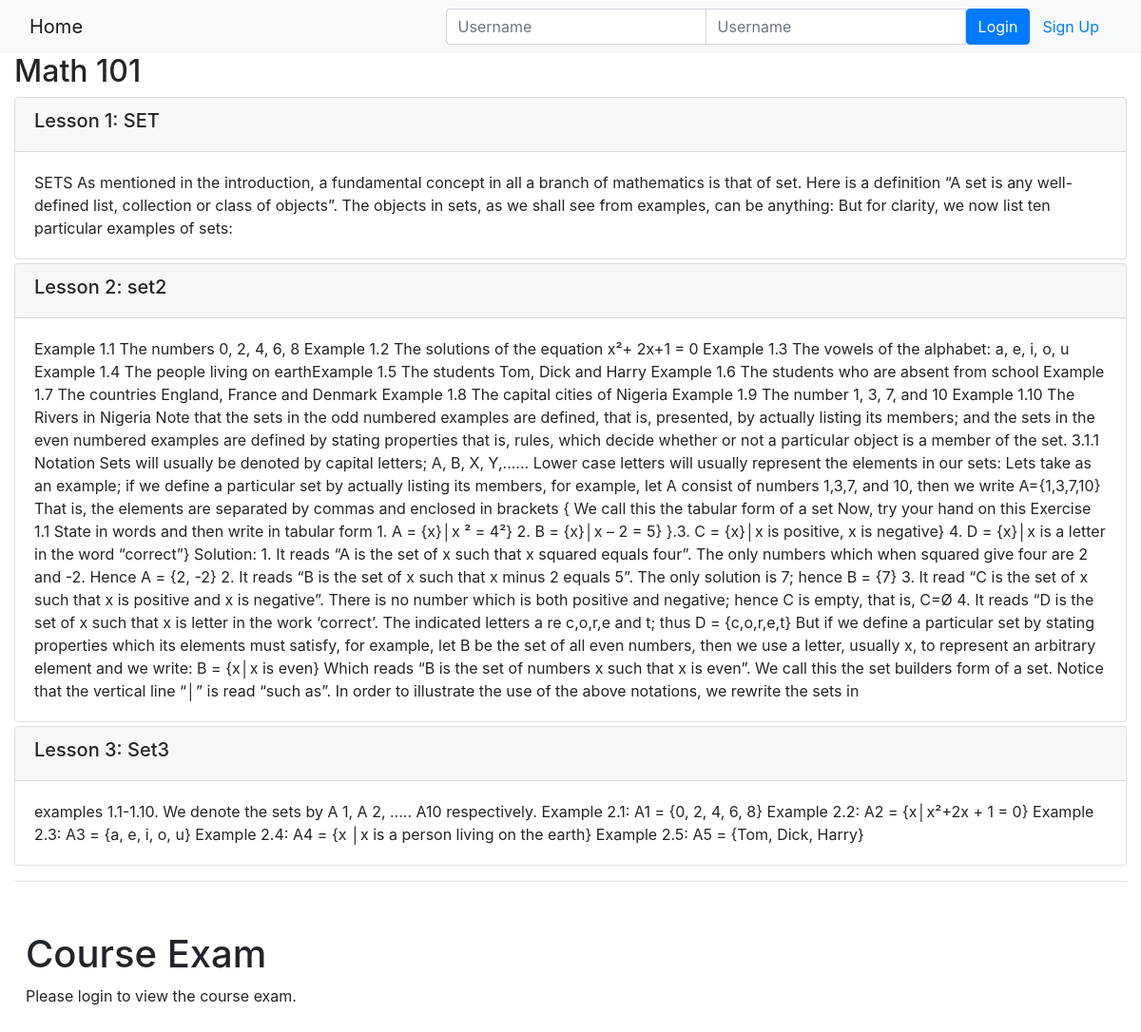
Page /onlinecourse/1/ on the committed database.
### onlinecourse/models.py (models this page shows, shortened)
class Course(models.Model):
    name = models.CharField(null=False, max_length=30, default='online course')
    image = models.ImageField(upload_to='course_images/')
    description = models.CharField(max_length=1000)
    pub_date = models.DateField(null=True)
    instructors = models.ManyToManyField(Instructor)
    users = models.ManyToManyField(settings.AUTH_USER_MODEL, through='Enrollment')
    total_enrollment = models.IntegerField(default=0)
    is_enrolled = False

class Lesson(models.Model):
    title = models.CharField(max_length=200, default="title")
    order = models.IntegerField(default=0)
    course = models.ForeignKey(Course, on_delete=models.CASCADE)
    content = models.TextField()

### onlinecourse/views.py (the view)
# urls.py: path('<int:pk>/', views.CourseDetailView.as_view(), name='course_details'),
class CourseDetailView(generic.DetailView):
    model = Course
    template_name = 'onlinecourse/course_detail_bootstrap.html'
    def get_context_data(self, **kwargs):
        context = super().get_context_data(**kwargs)
        course = self.get_object()
        context['questions'] =course.question_set.all()# Question.objects.filter(course=self.kwargs['pk'])
        return context

### onlinecourse/templates/onlinecourse/course_detail_bootstrap.html (shortened to what this page needs)
<!DOCTYPE html>
<html lang="en">
<head>
     {% load static %}
    <link rel="stylesheet" href="https://maxcdn.bootstrapcdn.com/bootstrap/4.5.2/css/bootstrap.min.css">
</head>
<body>
    <nav class="navbar navbar-light bg-light">
        <div class="container-fluid">
            <div class="navbar-header">
                  <a class="navbar-brand" href="{% url 'onlinecourse:index' %}">Home</a>
            </div>
            <ul class="nav navbar-nav navbar-right">
                {% if user.is_authenticated %}
                <li>
                    <a class="btn btn-link" href="#">{{ user.first_name }}({{ user.username }})</a>
                    <a class="btn btn-link" href="{% url 'onlinecourse:logout' %}">Logout</a>
                </li>
                {% else %}
                <li>
                    <form class="form-inline" action="{% url 'onlinecourse:login' %}" method="post">
                        <div class="input-group">
                            <input type="text" class="form-control" placeholder="Username" name="username" >
                            <input type="password" class="form-control" placeholder="Username" name="psw" >
                            <button class="btn btn-primary" type="submit">Login</button>
                            <a class="btn btn-link" href="{% url 'onlinecourse:registration' %}">Sign Up</a>
                        </div>
                    </form>
                </li>
                {% endif %}
            </ul>
        </div>
    </nav>
    <div class="container-fluid">
            <h2>{{ course.name }}</h2>
            <div class="card-columns-vertical">
                {% for lesson in course.lesson_set.all %}
                    <div class="card mt-1">
                        <div class="card-header"><h5>Lesson {{lesson.order|add:1}}: {{lesson.title}}</h5></div>
                        <div class="card-body">{{lesson.content}}</div>
                    </div>
                {% endfor %}
            </div>
<hr>
<br>
<div class="container-fluid m-1 p-2">
  <h1>Course Exam</h1>
  {% if user.is_authenticated %}
    <form action="{% url 'onlinecourse:submit' course.id %}" method="post" enctype="multipart/form-data">
        {% csrf_token %}
    <div class="accordion" id="courseExam">
      {% for question in questions %}
        <div class="card">
          <div class="card-header" id="question{{ question.id }}">
            <h2 class="mb-0">
              <button class="btn btn-link" type="button" data-toggle="collapse" data-target="#collapse{{ question.id }}" aria-expanded="true" aria-controls="collapse{{ question.id }}">
                Question {{ forloop.counter }}
              </button>
            </h2>
          </div>
          <div id="collapse{{ question.id }}" class="collapse" aria-labelledby="question{{ question.id }}" data-parent="#courseExam">
            <div class="card-body">
              <h5>{{ question.question }}</h5>
              <ul>
                {% for choice in question.choice_set.all %}
                {% if choice.question == question %}
                  <li>
                    <label>
                      <input type="checkbox" name="choice {{choice.id}}" value="{{ choice.id }}">
                      {{ choice.choice_text }}
                    </label>
                  </li>
                  {% endif %}
                {% endfor %}
              </ul>
            </div>
          </div>
        </div>
      {% endfor %}
    </div>
    <input class="btn btn-success btn-block m-1" type="submit" value="Submit">
    </form>
  {% else %}
    <p>Please login to view the course exam.</p>
  {% endif %}
</div>
    </div>
</body>
</html>

### rows in the picture
Course: name "Math 101"
Lesson: order|add "1", title "SET", content "SETS As mentioned in the introduction, a fundamental concept in all a branch of mathematics is that of set. Here is a definition “A set is any well-defined list, collection or class of objects”. The objects in sets, as we shall see from examples, can be anything: But for clarity, we now list ten particular examples of sets:"
Lesson: order|add "2", title "set2", content "Example 1.1 The numbers 0, 2, 4, 6, 8 Example 1.2 The solutions of the equation x²+ 2x+1 = 0 Example 1.3 The vowels of the alphabet: a, e, i, o, u Example 1.4 The people living on earthExample 1.5 The students Tom, Dick and Harry Example 1.6 The students who are absent from school Example 1.7 The countries England, France and Denmark Example 1.8 The capital cities of Nigeria Example 1.9 The number 1, 3, 7, and 10 Example 1.10 The Rivers in Nigeria Note that the sets in the odd numbered examples are defined, that is, presented, by actually listing its members; and the sets in the even numbered examples are defined by stating properties that is, rules, which decide whether or not a particular…"
Lesson: order|add "3", title "Set3", content "examples 1.1-1.10. We denote the sets by A 1, A 2, ..... A10 respectively. Example 2.1: A1 = {0, 2, 4, 6, 8} Example 2.2: A2 = {x│x²+2x + 1 = 0} Example 2.3: A3 = {a, e, i, o, u} Example 2.4: A4 = {x │x is a person living on the earth} Example 2.5: A5 = {Tom, Dick, Harry}"
